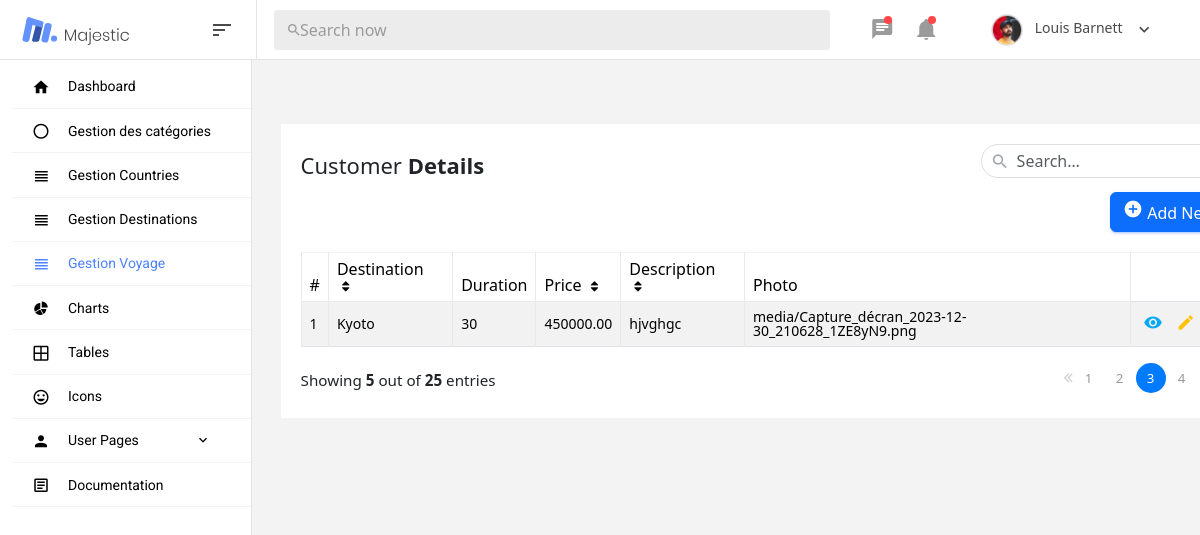
The app's page /adminHome/gestionVoyage with its own data.
### admin_panel/models.py (models this page shows)
class Voyage(models.Model):
    id = models.AutoField(primary_key=True)
    destination=models.ForeignKey(Destination, on_delete=models.CASCADE)
    duration=models.IntegerField()
    price= models.DecimalField(max_digits=12, decimal_places=2)
    description = models.TextField()
    photo = models.ImageField(upload_to='media/', blank=True, null=True)

class Destination(models.Model):
    id = models.AutoField(primary_key=True)
    country=models.ForeignKey(Country, on_delete=models.CASCADE)
    nom=models.CharField(max_length=200)
    photo = models.ImageField(upload_to='media/', blank=True, null=True)

### admin_panel/views.py (the view)
# urls.py: path('adminHome/gestionVoyage',views.gestionVoyage,name='gestionVoyage'),
def gestionVoyage(request):
    categ=Categorie.objects.all()
    countries=Country.objects.all()
    dest=Destination.objects.all()
    voyage=Voyage.objects.all()
    return render(request,'admin_panel/gestionVoyage.html',{'categ': categ,'voyages':voyage, 'countries': countries,'dest':dest})

### admin_panel/templates/admin_panel/gestionVoyage.html (shortened to what this page needs)
{% extends 'admin_panel/base.html' %}
{% block content %}
<div class="container">
    <div class="table-responsive">
        <div class="table-wrapper">
            <div class="table-title">
                <div class="row">
                    <div class="col-sm-8"><h2>Customer <b>Details</b></h2></div>
                    <div class="col-sm-4">
                        <div class="search-box">
                            <i class="material-icons">&#xE8B6;</i>
                            <input type="text" class="form-control" placeholder="Search&hellip;">
                        </div>
                        <br>
                        <div class="col-xs-6 text-right mt-4">
							<a href="#addEmployeeModal" class="btn btn-primary" data-toggle="modal"><i class="material-icons">&#xE147;</i> <span>Add New Trip</span></a>
						</div>
                    </div>
                </div>
            </div>
            <table class="table table-striped table-hover table-bordered">
                <thead>
                    <tr>
                        <th>#</th>
                        <th>Destination <i class="fa fa-sort"></i></th>
                        <th>Duration</th>
                        <th>Price <i class="fa fa-sort"></i></th>
                        <th>Description <i class="fa fa-sort"></i></th>
                        <th>Photo</th>
                    </tr>
                </thead>
                <tbody>
                    {% for voyage in voyages %}
                    <tr>
                        <td>{{voyage.id}}</td>
                        <td>{{voyage.destination.nom}}</td>
                        <td>{{voyage.duration}}</td>
                        <td>{{voyage.price}}</td>
                        <td>{{voyage.description}}</td>
                        <td>{{voyage.photo}}</td>
                        <td>
                            <a href="#" class="view" title="View" data-toggle="tooltip"><i class="material-icons">&#xE417;</i></a>
                            <a href="#" class="edit" title="Edit" data-toggle="tooltip"><i class="material-icons">&#xE254;</i></a>
                        </td>
                    </tr>
                    {% endfor %}
                </tbody>
            </table>
            <div class="clearfix">
                <div class="hint-text">Showing <b>5</b> out of <b>25</b> entries</div>
                <ul class="pagination">
                    <li class="page-item disabled"><a href="#"><i class="fa fa-angle-double-left"></i></a></li>
                    <li class="page-item"><a href="#" class="page-link">1</a></li>
                    <li class="page-item"><a href="#" class="page-link">2</a></li>
                    <li class="page-item active"><a href="#" class="page-link">3</a></li>
                    <li class="page-item"><a href="#" class="page-link">4</a></li>
                    <li class="page-item"><a href="#" class="page-link">5</a></li>
                </ul>
            </div>
        </div>
    </div>
</div>
{% endblock %}
{% block styles %}
{% load static %}
    {{ block.super }}
    <link rel="stylesheet" href="{% static 'admin_panel/css/gestVoyStyle.css' %}">
    <link rel="stylesheet" href="https://maxcdn.bootstrapcdn.com/font-awesome/4.7.0/css/font-awesome.min.css">
    <link href="https://cdn.jsdelivr.net/npm/bootstrap@5.3.2/dist/css/bootstrap.min.css" rel="stylesheet">
    {% endblock %}

### admin_panel/static/admin_panel/css/gestVoyStyle.css (style rules this page uses)
body { color: #566787; background: #f5f5f5; font-family: 'Roboto', sans-serif; }
.table-responsive { margin: 30px 0; }
.table-wrapper { min-width: 1000px; background: #fff; padding: 20px; box-shadow: 0 1px 1px rgba(0,0,0,.05); }
.table-title { padding-bottom: 10px; margin: 0 0 10px; }
.table-title h2 { margin: 8px 0 0; font-size: 22px; }
.search-box { position: relative; float: right; }
.search-box input { height: 34px; border-radius: 20px; padding-left: 35px; border-color: #ddd; box-shadow: none; }
.search-box i { color: #a0a5b1; position: absolute; font-size: 19px; top: 8px; left: 10px; }
table.table tr th, table.table tr td { border-color: #e9e9e9; }
table.table-striped tbody tr:nth-of-type(odd) { background-color: #fcfcfc; }
table.table th i { font-size: 13px; margin: 0 5px; cursor: pointer; }
table.table td:last-child { width: 130px; }
table.table td a { color: #a0a5b1; display: inline-block; margin: 0 5px; }
table.table td a.view { color: #03A9F4; }
table.table td a.edit { color: #FFC107; }
table.table td i { font-size: 19px; }
.pagination { float: right; margin: 0 0 5px; }
.pagination li a { border: none; font-size: 95%; width: 30px; height: 30px; color: #999; margin: 0 2px; line-height: 30px; border-radius: 30px !important; text-align: center; padding: 0; }
.pagination li.active a { background: #03A9F4; }
.pagination li.disabled i { color: #ccc; }
.pagination li i { font-size: 16px; padding-top: 6px }
.hint-text { float: left; margin-top: 6px; font-size: 95%; }

### records on screen
Voyage: id "1", destination.nom "Kyoto", duration "30", price "450000.00", description "hjvghgc", photo "media/Capture_décran_2023-12-30_210628_1ZE8yN9.png"
